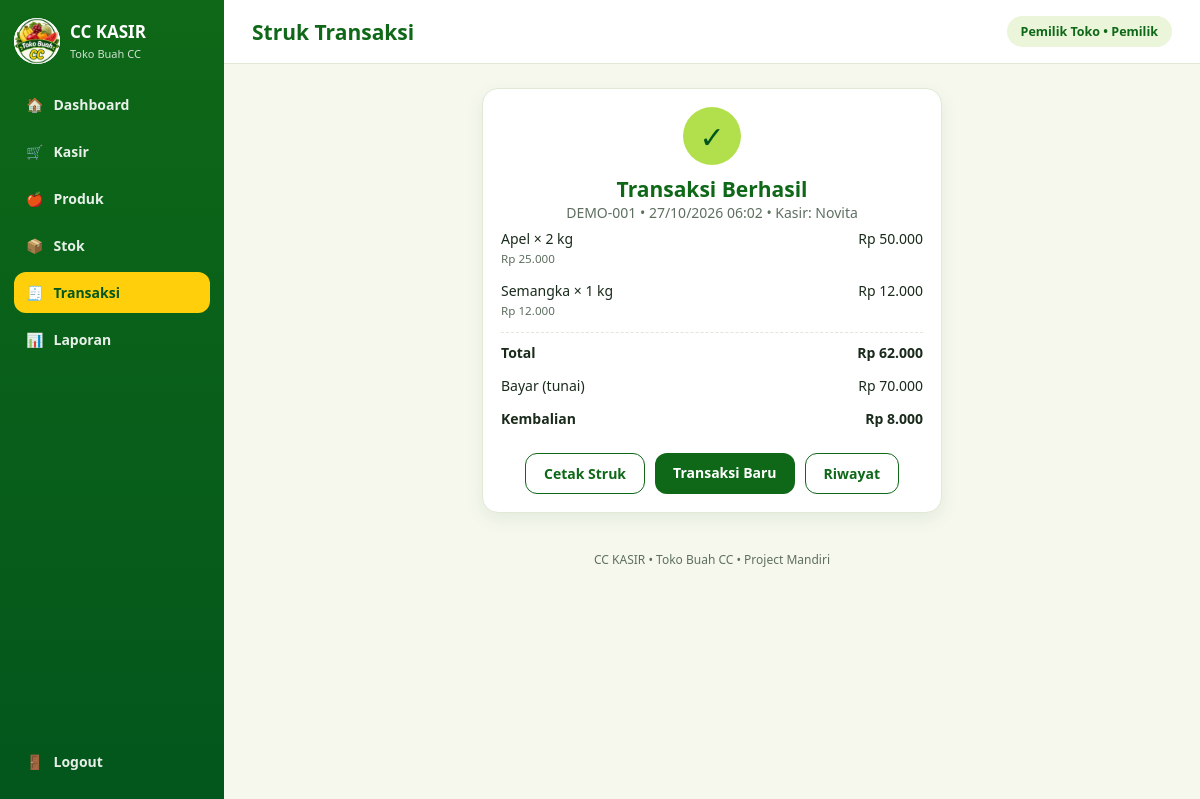
The page /views/struk.php?id=1 (signed in) on the database its author committed.
### tables this page shows
CREATE TABLE transaksi (
  id_transaksi INT NOT NULL AUTO_INCREMENT PRIMARY KEY,
  kode_transaksi VARCHAR(20) NOT NULL UNIQUE,
  tanggal DATETIME NOT NULL DEFAULT CURRENT_TIMESTAMP,
  id_user INT NOT NULL,
  total INT NOT NULL DEFAULT 0,
  bayar INT NOT NULL DEFAULT 0,
  kembalian INT NOT NULL DEFAULT 0,
  metode_bayar ENUM('tunai','transfer') NOT NULL DEFAULT 'tunai',
  CONSTRAINT fk_transaksi_user FOREIGN KEY (id_user) REFERENCES `user`(id_user)
);

CREATE TABLE `user` (
  id_user INT NOT NULL AUTO_INCREMENT PRIMARY KEY,
  nama VARCHAR(100) NOT NULL,
  username VARCHAR(50) NOT NULL UNIQUE,
  password VARCHAR(255) NOT NULL,
  role ENUM('pemilik','kasir') NOT NULL DEFAULT 'kasir',
  created_at DATETIME NOT NULL DEFAULT CURRENT_TIMESTAMP
);

CREATE TABLE transaksi_detail (
  id_detail INT NOT NULL AUTO_INCREMENT PRIMARY KEY,
  id_transaksi INT NOT NULL,
  id_produk INT NOT NULL,
  harga_satuan INT NOT NULL,
  qty DECIMAL(10,2) NOT NULL,
  subtotal INT NOT NULL,
  CONSTRAINT fk_detail_transaksi FOREIGN KEY (id_transaksi) REFERENCES transaksi(id_transaksi) ON DELETE CASCADE,
  CONSTRAINT fk_detail_produk FOREIGN KEY (id_produk) REFERENCES produk(id_produk)
);

CREATE TABLE produk (
  id_produk INT NOT NULL AUTO_INCREMENT PRIMARY KEY,
  nama_produk VARCHAR(100) NOT NULL,
  kategori VARCHAR(50) NOT NULL,
  harga INT NOT NULL DEFAULT 0,
  satuan VARCHAR(20) NOT NULL DEFAULT 'kg',
  stok DECIMAL(10,2) NOT NULL DEFAULT 0,
  stok_minimum DECIMAL(10,2) NOT NULL DEFAULT 0,
  status ENUM('aktif','nonaktif') NOT NULL DEFAULT 'aktif'
);

### config/database.php (called while the page is built, shortened)
<?php
function db(): PDO
{
    static $pdo = null;
    if ($pdo === null) {
        $dsn = 'mysql:host=' . DB_HOST . ';dbname=' . DB_NAME . ';charset=utf8mb4';
        $pdo = new PDO($dsn, DB_USER, DB_PASS, [
            PDO::ATTR_ERRMODE => PDO::ERRMODE_EXCEPTION,
            PDO::ATTR_DEFAULT_FETCH_MODE => PDO::FETCH_ASSOC,
        ]);
    }
    return $pdo;
}

### includes/functions.php (called while the page is built, shortened)
<?php
function rupiah($angka): string
{
    return 'Rp ' . number_format((float) $angka, 0, ',', '.');
}
function e($teks): string
{
    return htmlspecialchars((string) $teks, ENT_QUOTES, 'UTF-8');
}
function format_qty($qty): string
{
    return rtrim(rtrim(number_format((float) $qty, 2, ',', '.'), '0'), ',');
}

### views/struk.php (the view, shortened to what this page needs)
<?php
$id = (int) ($_GET['id'] ?? 0);
$st = db()->prepare('SELECT t.*, u.nama AS kasir FROM transaksi t JOIN `user` u ON u.id_user = t.id_user WHERE t.id_transaksi = ?');
$st->execute([$id]);
$trx = $st->fetch();
$st = db()->prepare('SELECT p.nama_produk, p.satuan, d.harga_satuan, d.qty, d.subtotal FROM transaksi_detail d JOIN produk p ON p.id_produk = d.id_produk WHERE d.id_transaksi = ? ORDER BY d.id_detail');
$st->execute([$id]);
$detail = $st->fetchAll();
include ROOT_PATH . '/includes/header.php';
include ROOT_PATH . '/includes/navbar.php';
?>
<div class="view">
    <div class="card struk">
        <div class="okc">✓</div>
        <h2>Transaksi Berhasil</h2>
        <p class="muted center"><?= e($trx['kode_transaksi']) ?> • <?= e(date('d/m/Y H:i', strtotime($trx['tanggal']))) ?> • Kasir: <?= e($trx['kasir']) ?></p>
        <?php foreach ($detail as $d): ?>
            <div class="ln">
                <span><?= e($d['nama_produk']) ?> × <?= e(format_qty($d['qty'])) ?> <?= e($d['satuan']) ?><br><small class="muted"><?= e(rupiah($d['harga_satuan'])) ?></small></span>
                <span><?= e(rupiah($d['subtotal'])) ?></span>
            </div>
        <?php endforeach; ?>
        <div class="ln b"><span>Total</span><span><?= e(rupiah($trx['total'])) ?></span></div>
        <div class="ln"><span>Bayar (<?= e($trx['metode_bayar']) ?>)</span><span><?= e(rupiah($trx['bayar'])) ?></span></div>
        <div class="ln"><b>Kembalian</b><b><?= e(rupiah($trx['kembalian'])) ?></b></div>
        <div class="btnrow noprint">
            <button type="button" class="btn o" onclick="window.print()">Cetak Struk</button>
            <a class="btn" href="<?= BASE_URL ?>views/kasir.php">Transaksi Baru</a>
            <a class="btn o" href="<?= BASE_URL ?>views/transaksi.php">Riwayat</a>
        </div>
    </div>
</div>
<?php include ROOT_PATH . '/includes/footer.php'; ?>

### assets/css/style.css (style rules this page uses)
:root { --g1:#03561C;--g2:#0E6817;--g3:#1D7519;--lime:#B2E04D;--yel:#FECF0A;--bg:#F6F8EE;--card:#fff;--ink:#1A2B1C;--mut:#5E6F60;--line:#E1E8D6;--tint:#EAF5DA }
* { box-sizing:border-box;margin:0 }
html,body { min-height:100% }
body { font-family:Nunito,'Segoe UI',Arial,sans-serif;background:var(--bg);color:var(--ink);font-size:14px }
a { text-decoration:none;color:inherit }
.muted { color:var(--mut) }
.center { text-align:center }
.view { padding:24px 28px;display:grid;gap:18px }
.card { background:var(--card);border-radius:16px;padding:18px;border:1px solid var(--line);box-shadow:0 6px 18px rgba(3,86,28,.08) }
.btn { display:inline-block;text-align:center;padding:10px 18px;border-radius:12px;font:inherit;font-weight:800;background:var(--g2);color:#fff;border:0;cursor:pointer }
.btn.o { background:var(--card);color:var(--g2);border:1.5px solid var(--g2) }
.btnrow { display:flex;gap:10px;flex-wrap:wrap;margin-top:6px }
.ln { display:flex;justify-content:space-between;align-items:flex-start;padding:7px 0;gap:12px }
.ln.b { font-weight:800;border-top:1.5px dashed var(--line);margin-top:6px;padding-top:10px }
.struk { max-width:460px;margin:0 auto;width:100% }
.struk h2 { text-align:center;color:var(--g2) }
.struk .okc { width:58px;height:58px;border-radius:50%;background:var(--lime);color:var(--g1);display:grid;place-items:center;font-size:30px;margin:0 auto 10px }
.struk .btnrow { justify-content:center;margin-top:18px }

### rows shown on the page
transaksi: kode_transaksi "DEMO-001", tanggal "27/10/2026 06:02", id_user.nama "Novita", total "Rp 62.000", metode_bayar "tunai", bayar "Rp 70.000", kembalian "Rp 8.000"
transaksi_detail: id_produk.nama_produk "Apel", qty "2", id_produk.satuan "kg", harga_satuan "Rp 25.000", subtotal "Rp 50.000"
transaksi_detail: id_produk.nama_produk "Semangka", qty "1", id_produk.satuan "kg", harga_satuan "Rp 12.000", subtotal "Rp 12.000"

### other values the page prints
APP_NAME "CC KASIR"
MITRA_NAME "Toko Buah CC"
$icon "🏠"
$label "Dashboard"
$icon "🛒"
$label "Kasir"
$icon "🍎"
$label "Produk"
$icon "📦"
$label "Stok"
$icon "🧾"
$label "Transaksi"
$icon "📊"
$label "Laporan"
$pageTitle "Struk Transaksi"
